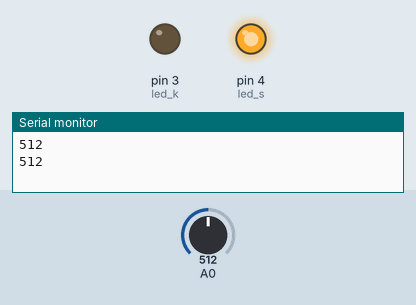
Simulated run of this sketch. Board: Arduino Uno, built with avr-gcc and run on an emulated ATmega328P. Parts: output pins drawn as LEDs (lit = HIGH), the last lines printed to the serial monitor. The inputs (shaded band) are chosen by the test bench; at power-on: A0 = 512.

Above: at 1.8 s.
1.9 s: A0 set to 587
3.4 s: A0 set to 614
At 4.8 s:
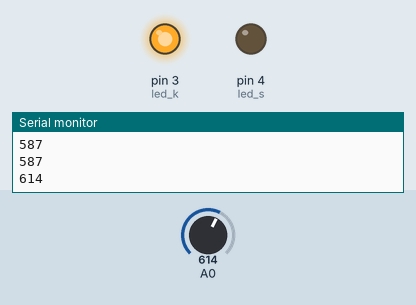
5.5 s: A0 set to 590
At 6.3 s:
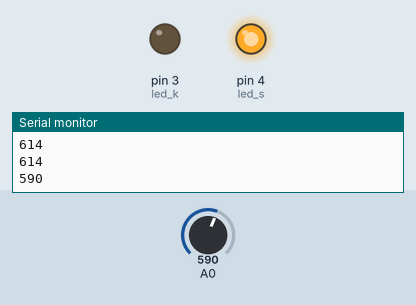
7.5 s: A0 set to 610
At 9.0 s:
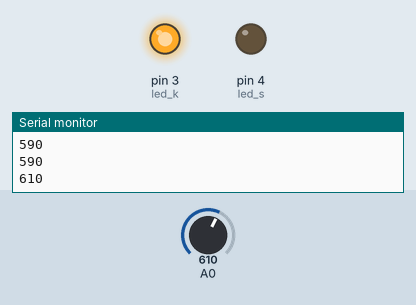
Timing chart, 0 to 10.5 s (numbered marks = the images above; inputs shaded):
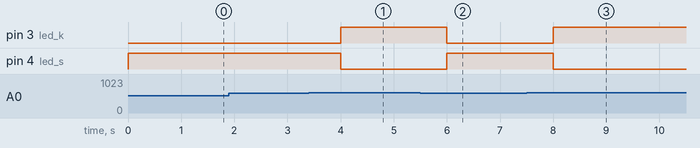

Measured:
- the behaviour switches between 599 and 600 on A0 (found by bisection; images 0 and 1)
- after the input at 3.4 s, pin 3 (led_k): LOW → HIGH after 0.60 s; pin 4 (led_s): HIGH → LOW after 0.60 s
- after the input at 5.5 s, pin 3 (led_k): HIGH → LOW after 0.50 s; pin 4 (led_s): LOW → HIGH after 0.50 s
- after the input at 7.5 s, pin 3 (led_k): LOW → HIGH after 0.50 s; pin 4 (led_s): HIGH → LOW after 0.50 s

The sketch:

HareketSensoru.ino
```cpp
int led_k = 3;
int led_s = 4;
int sensorPin = 7;
int hareket = 0;
void setup() {
  pinMode(led_k, OUTPUT);
  pinMode(led_s, OUTPUT);
  pinMode(A2,INPUT);
  pinMode(sensorPin, INPUT);

  Serial.begin(9600);
}

void loop() {
  hareket = analogRead(A0);
  Serial.println(hareket);
  if(hareket >= 600){
    digitalWrite(led_k,1);
    digitalWrite(led_s,0);
  }
  else{
    digitalWrite(led_s,1);
    digitalWrite(led_k,0);
  }
  delay(1000);
}
```
